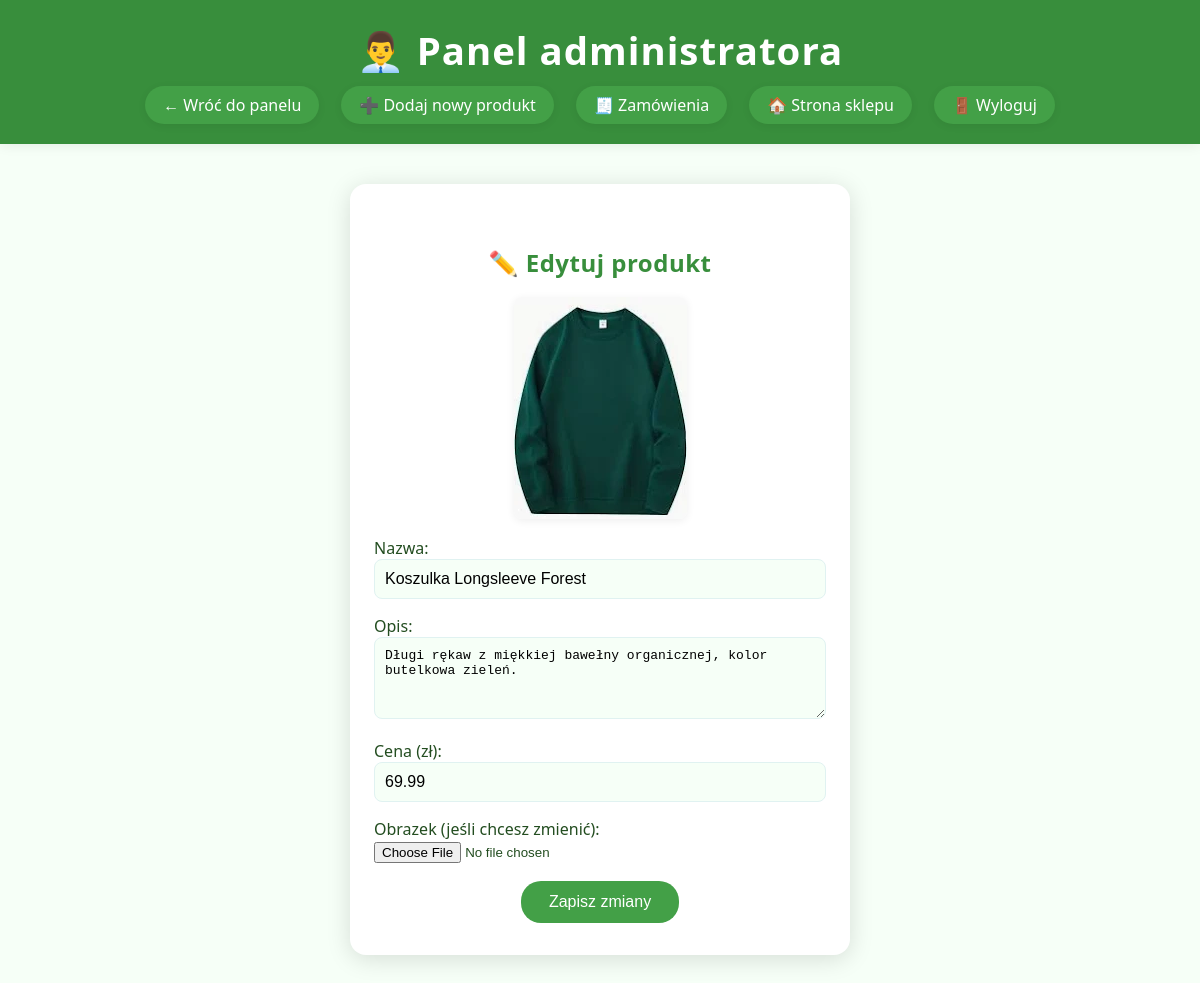
Screenshot of /admin/edit_product.php?id=11 (signed in) with the database file from the repository.
### tables this page shows
CREATE TABLE `products` (
  `id` int(11) NOT NULL,
  `name` varchar(255) NOT NULL,
  `description` text DEFAULT NULL,
  `price` decimal(10,2) NOT NULL,
  `image` varchar(255) DEFAULT NULL
);

### admin/edit_product.php (the view, shortened to what this page needs)
<?php
require '../db.php';
$product_id = (int) $_GET['id'];
$stmt = $pdo->prepare("SELECT * FROM products WHERE id = ?");
$stmt->execute([$product_id]);
$product = $stmt->fetch();
?>
<!DOCTYPE html>
<html lang="pl">
<head>
    <link rel="stylesheet" href="../css/style.css">
</head>
<body>
    <header>
        <div class="container">
            <h1>👨‍💼 Panel administratora</h1>
            <nav>
                <a href="index.php">← Wróć do panelu</a>
                <a href="add_product.php">➕ Dodaj nowy produkt</a>
                <a href="orders.php">🧾 Zamówienia</a>
                <a href="../index.php">🏠 Strona sklepu</a>
                <a href="../logout.php">🚪 Wyloguj</a>
            </nav>
        </div>
    </header>
    <div class="edit-container">
        <h2>✏️ Edytuj produkt</h2>
        <?php if ($product['image']): ?>
            <img src="../<?= htmlspecialchars($product['image']) ?>" alt="obrazek produktu" class="current-img">
        <?php endif; ?>
        <form method="post" enctype="multipart/form-data">
            <label>Nazwa:</label>
            <input type="text" name="name" value="<?= htmlspecialchars($product['name']) ?>" required>
            <label>Opis:</label>
            <textarea name="description" rows="4" required><?= htmlspecialchars($product['description']) ?></textarea>
            <label>Cena (zł):</label>
            <input type="number" name="price" step="0.01" value="<?= $product['price'] ?>" required>
            <label>Obrazek (jeśli chcesz zmienić):</label>
            <input type="file" name="image">
            <button type="submit">Zapisz zmiany</button>
        </form>
    </div>
</body>
</html>

### css/style.css (style rules this page uses)
* { box-sizing: border-box; margin: 0; padding: 0; }
body { background: #f6fff7; color: #234d20; font-family: 'Segoe UI', Arial, sans-serif; min-height: 100vh; }
.container { max-width: 1200px; margin: 0 auto; padding: 0 24px; }
header { background: #388e3c; color: #fff; padding: 24px 0 10px 0; margin-bottom: 30px; box-shadow: 0 2px 12px #0001; }
header h1 { font-size: 2.4em; letter-spacing: 1px; margin-bottom: 10px; text-align: center; }
nav { display: flex; justify-content: center; align-items: center; gap: 22px; flex-wrap: wrap; margin-bottom: 10px; }
nav a { color: #fff; text-decoration: none; background: #43a047; padding: 8px 18px; border-radius: 20px; font-weight: 500; transition: background 0.2s; box-shadow: 0 2px 8px #0001; }
h2 { text-align: center; color: #2e7d32; margin: 30px 0 24px 0; font-size: 1.5em; letter-spacing: 0.5px; }

### admin/edit_product.php (style rules this page uses)
.edit-container { max-width: 500px; margin: 40px auto; background: #fff; border-radius: 16px; box-shadow: 0 4px 24px #0002; padding: 32px 24px; }
.edit-container h2 { color: #388e3c; margin-bottom: 18px; text-align: center; }
.edit-container label { font-weight: 500; color: #234d20; }
.edit-container input[type="text"], .edit-container input[type="number"], .edit-container textarea { width: 100%; padding: 10px; border: 1px solid #e0f2f1; border-radius: 8px; margin-bottom: 16px; font-size: 1em; background: #f6fff7; }
.edit-container input[type="file"] { margin-bottom: 18px; }
.edit-container button { background: #43a047; color: #fff; border: none; border-radius: 20px; padding: 12px 28px; font-size: 1em; font-weight: 500; cursor: pointer; transition: background 0.2s; display: block; margin: 0 auto; }
.edit-container .current-img { display: block; margin: 0 auto 18px auto; max-width: 180px; border-radius: 8px; box-shadow: 0 2px 8px #0001; }

### rows the page displays
products: image (picture), name "Koszulka Longsleeve Forest", description "Długi rękaw z miękkiej bawełny organicznej, kolor butelkowa zieleń.", price "69.99"
